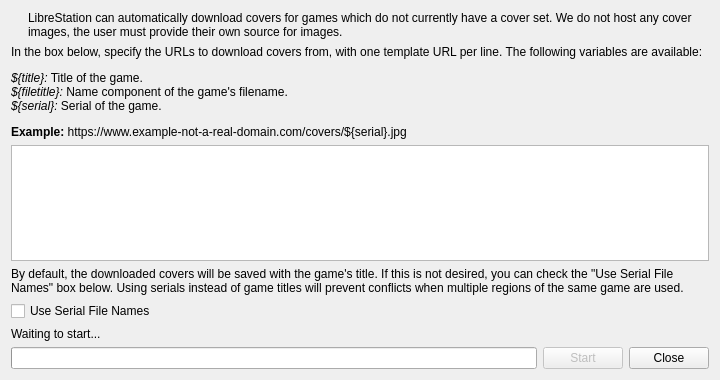
<?xml version="1.0" encoding="UTF-8"?>
<ui version="4.0">
 <class>CoverDownloadDialog</class>
 <widget class="QDialog" name="CoverDownloadDialog">
  <property name="geometry">
   <rect>
    <x>0</x>
    <y>0</y>
    <width>720</width>
    <height>380</height>
   </rect>
  </property>
  <property name="windowTitle">
   <string>Download Covers</string>
  </property>
  <layout class="QVBoxLayout" name="verticalLayout">
   <item>
    <layout class="QHBoxLayout" name="horizontalLayout_2" stretch="0,1">
     <property name="spacing">
      <number>10</number>
     </property>
     <item>
      <widget class="QLabel" name="coverIcon">
       <property name="text">
        <string/>
       </property>
       <property name="pixmap">
        <pixmap resource="resources/resources.qrc">:/icons/black/svg/artboard-2-line.svg</pixmap>
       </property>
       <property name="alignment">
        <set>Qt::AlignLeading|Qt::AlignLeft|Qt::AlignTop</set>
       </property>
      </widget>
     </item>
     <item>
      <widget class="QLabel" name="label">
       <property name="text">
        <string>LibreStation can automatically download covers for games which do not currently have a cover set. We do not host any cover images, the user must provide their own source for images.</string>
       </property>
       <property name="wordWrap">
        <bool>true</bool>
       </property>
      </widget>
     </item>
    </layout>
   </item>
   <item>
    <widget class="QLabel" name="label_3">
     <property name="text">
      <string>&lt;html&gt;&lt;head/&gt;&lt;body&gt;&lt;p&gt;In the box below, specify the URLs to download covers from, with one template URL per line. The following variables are available:&lt;/p&gt;&lt;p&gt;&lt;span style=&quot; font-style:italic;&quot;&gt;${title}:&lt;/span&gt; Title of the game.&lt;br/&gt;&lt;span style=&quot; font-style:italic;&quot;&gt;${filetitle}:&lt;/span&gt; Name component of the game's filename.&lt;br/&gt;&lt;span style=&quot; font-style:italic;&quot;&gt;${serial}:&lt;/span&gt; Serial of the game.&lt;/p&gt;&lt;p&gt;&lt;span style=&quot; font-weight:700;&quot;&gt;Example:&lt;/span&gt; https://www.example-not-a-real-domain.com/covers/${serial}.jpg&lt;/p&gt;&lt;/body&gt;&lt;/html&gt;</string>
     </property>
     <property name="wordWrap">
      <bool>true</bool>
     </property>
    </widget>
   </item>
   <item>
    <widget class="QTextEdit" name="urls"/>
   </item>
   <item>
    <widget class="QLabel" name="label_2">
     <property name="text">
      <string>By default, the downloaded covers will be saved with the game's title. If this is not desired, you can check the &quot;Use Serial File Names&quot; box below. Using serials instead of game titles will prevent conflicts when multiple regions of the same game are used.</string>
     </property>
     <property name="wordWrap">
      <bool>true</bool>
     </property>
    </widget>
   </item>
   <item>
    <widget class="QCheckBox" name="useSerialFileNames">
     <property name="text">
      <string>Use Serial File Names</string>
     </property>
    </widget>
   </item>
   <item>
    <widget class="QLabel" name="status">
     <property name="text">
      <string>Waiting to start...</string>
     </property>
    </widget>
   </item>
   <item>
    <layout class="QHBoxLayout" name="horizontalLayout">
     <item>
      <widget class="QProgressBar" name="progress"/>
     </item>
     <item>
      <widget class="QPushButton" name="start">
       <property name="enabled">
        <bool>false</bool>
       </property>
       <property name="text">
        <string>Start</string>
       </property>
       <property name="default">
        <bool>true</bool>
       </property>
      </widget>
     </item>
     <item>
      <widget class="QPushButton" name="close">
       <property name="text">
        <string>Close</string>
       </property>
      </widget>
     </item>
    </layout>
   </item>
  </layout>
 </widget>
 <resources>
  <include location="resources/resources.qrc"/>
 </resources>
 <connections/>
</ui>
